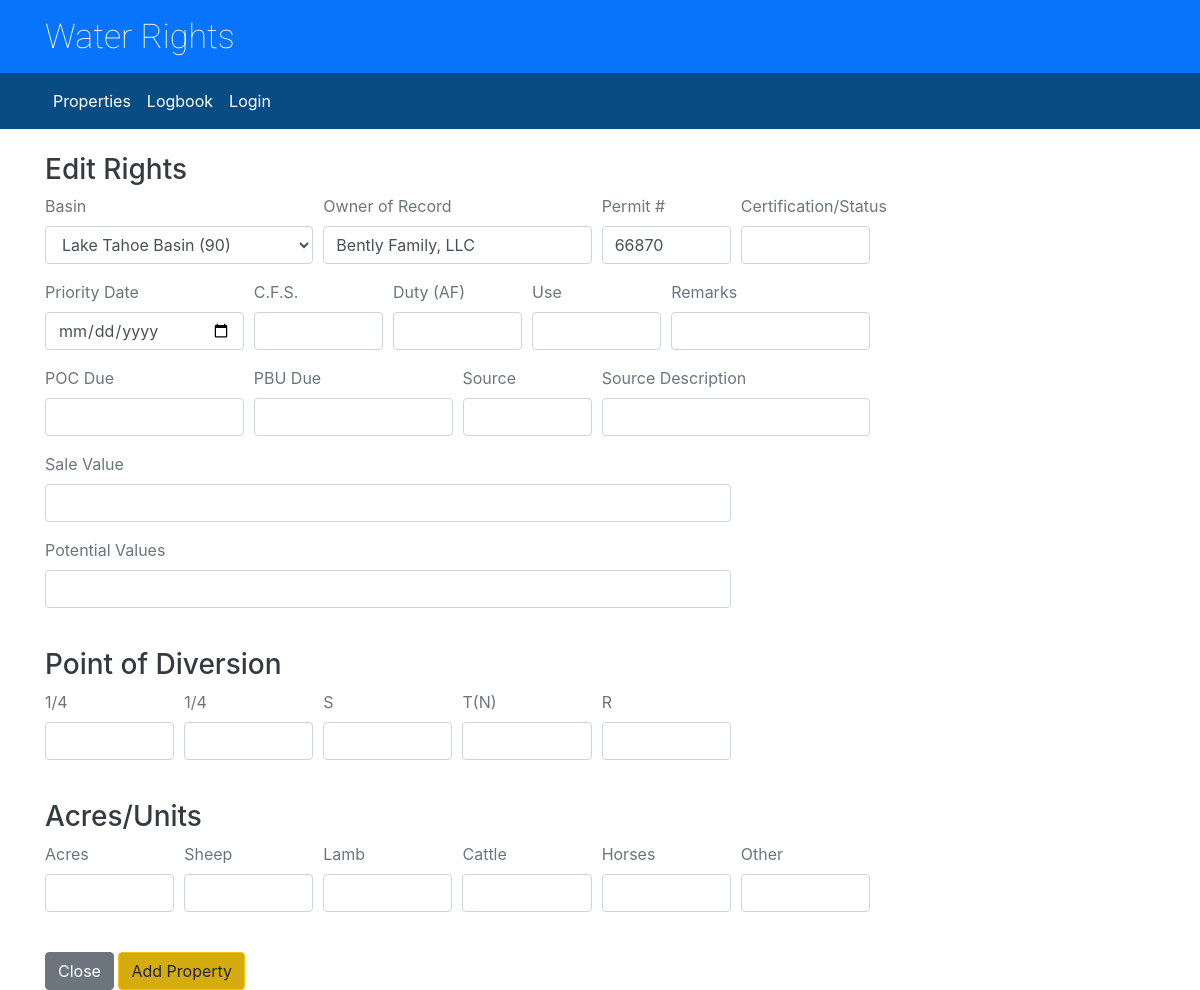
The app's page /edit_rights.html/1/ with its own data.
### permitinformation/models.py (models this page shows, shortened)
class Property(models.Model):
	basin = models.CharField('Basin', max_length=50)
	owner_of_record = models.CharField('Owner of Record', max_length=50)
	permit_num = models.CharField('Permit Number', max_length=20)
	cert_status = models.CharField('Cert./Status', max_length=20, blank=True)
	priority_date = models.DateField('Priority Date', blank=True, null=True)
	pod_1 = models.CharField('PoE 1/4', max_length=10, blank=True)
	pod_2 = models.CharField('PoE 1/4', max_length=10, blank=True)
	pod_3 = models.CharField('PoE S', max_length=10, blank=True)
	pod_4 = models.CharField('PoE T(N)', max_length=10, blank=True)
	pod_5 = models.CharField('PoE R', max_length=10, blank=True)
	unit_acres = models.CharField('Acres', max_length=10, blank=True, null=True) #FloatField?
	unit_sheep = models.IntegerField('Sheep', blank=True, null=True)
	unit_lamb = models.IntegerField('Lamb', blank=True, null=True)
	unit_cattle = models.IntegerField('Cattle', blank=True, null=True)
	unit_horses = models.IntegerField('Horses', blank=True, null=True)
	unit_other = models.CharField('Other', max_length=100, blank=True)
	cfs = models.CharField('C.F.S.', max_length=10, blank=True, null=True) #FloatField?
	duty_af = models.CharField('Duty (AF)', max_length=10, blank=True, null=True) #FloatField?
	poc_due = models.DateField('POC Due', blank=True, null=True)
	pbu_due = models.DateField('PBU Due', blank=True, null=True)
	use = models.CharField('Use', max_length=10, blank=True)
	source = models.CharField('Source', max_length=10, blank=True)
	source_description = models.CharField('Source Description', max_length=50, blank=True)
	remarks = models.CharField('Remarks', max_length=150, blank=True)
	sale_value = models.CharField('Sale Value', max_length=150, blank=True)
	potential_values = models.CharField('Potential Value', max_length=150, blank=True)
	user = models.ForeignKey(User, on_delete=models.SET_NULL, null=True)
	created_by = models.CharField('', max_length=50, blank=True)
	modified_by = models.CharField('', max_length=50, blank=True)
	create_date = models.DateTimeField('', auto_now_add=True)
	modify_date = models.DateTimeField('', auto_now=True)
	class Meta:
		verbose_name_plural = "Properties"

### permitinformation/views.py (the view)
# urls.py: path('edit_rights.html/<property_id>/', views.edit_rights, name='edit_rights'),
def edit_rights(request, property_id):
	item = Property.objects.get(pk=property_id)
	return render(request, 'edit_rights.html', {'item': item})

### permitinformation/templates/edit_rights.html (shortened to what this page needs)
{% extends 'base.html' %}
{% block content %}
<div class="row">
<div class="col-sm-9">
<h3 class="text-dark">Edit Rights</h3>
<form action="{% url 'home' %}" method="POST">
      	  <div class="form-row">
		    <div class="form-group text-secondary col-md-4">
			<label for="inputBasin">Basin</label>
			<select id="inputBasin" class="form-control" name="basin">
			    <option {% if item.basin == "Lake Tahoe Basin (90)" %}selected{% endif %}>Lake Tahoe Basin (90)</option>
			</select>
		    </div>
		    <div class="form-group text-secondary col-md-4">
		      <label for="inputOwner">Owner of Record</label>
		      <input type="text" class="form-control" id="inputOwner" value="{{ item.owner_of_record }}" name="owner_of_record">
		    </div>
		    <div class="form-group text-secondary col-md-2">
		      <label for="inputPermitNum">Permit&nbsp;#
</label>
		      <input type="text" class="form-control" id="inputPermitNum" value="{{ item.permit_num }}" name="permit_num">
		    </div>
		    <div class="form-group text-secondary col-md-2">
		      <label for="inputCert">Certification/Status</label>
		      <input type="text" class="form-control" id="inputCert" name="cert_status">
		    </div>
		  </div>
		  <div class="form-row">
		  	<div class="form-group text-secondary col-md-3">
		      <label for="inputPriorityDate">Priority Date</label>
		      <input type="date" class="form-control" name="date_field" id="dateField">
		    </div>
		    <div class="form-group text-secondary col-md-2">
		      <label for="inputCFS">C.F.S.</label>
		      <input type="text" class="form-control" id="inputCFS" name="cfs">
		    </div>
		    <div class="form-group text-secondary col-md-2">
		      <label for="inputDuty">Duty (AF)</label>
		      <input type="text" class="form-control" id="inputDuty" name="duty_af">
		    </div>
		    <div class="form-group text-secondary col-md-2">
		      <label for="inputUse">Use</label>
		      <input type="text" class="form-control" id="inputUse" name="use">
		    </div>
		    <div class="form-group text-secondary col-md-3">
		      <label for="inputRemarks">Remarks</label>
		      <input type="text" class="form-control" id="inputRemarks" name="remarks">
		    </div>
		  </div>
		  <div class="form-row">
		  	<div class="form-group text-secondary col-md-3">
		      <label for="inputPOCDue">POC Due</label>
		      <input type="text" class="form-control" id="inputPOCDue" name="poc_due">
		    </div>
		    <div class="form-group text-secondary col-md-3">
		      <label for="inputPBUDue">PBU Due</label>
		      <input type="text" class="form-control" id="inputPBUDue" name="pbu_due">
		    </div>
		    <div class="form-group text-secondary col-md-2">
		      <label for="inputSource">Source</label>
		      <input type="text" class="form-control" id="inputSource" name="source">
		    </div>
		    <div class="form-group text-secondary col-md-4">
		      <label for="inputSourceDesc">Source Description</label>
		      <input type="text" class="form-control" id="inputSourceDesc" name="source_description">
		    </div>
		  </div>
		  <div class="form-row">
		    <div class="form-group text-secondary col-md-10">
		      <label for="inputSaleValue">Sale Value</label>
		      <input type="text" class="form-control" id="inputSaleValue" name="sale_value">
		    </div>
		  </div>
		  <div class="form-row">
		    <div class="form-group text-secondary col-md-10">
		      <label for="inputPotVal">Potential Values</label>
		      <input type="text" class="form-control" id="inputPotVal" name="potential_values">
		    </div>
		  </div>
		  <br/>
		  <h3 class="text-dark">Point of Diversion</h3>
		  <div class="form-row">
		    <div class="form-group text-secondary col-md-2">
		      <label for="inputPod1">1/4</label>
		      <input type="text" class="form-control" id="inputPod1" name="pod_1">
		    </div>
		    <div class="form-group text-secondary col-md-2">
		      <label for="inputPod2">1/4</label>
		      <input type="text" class="form-control" id="inputPod2" name="pod_2">
		    </div>
		    <div class="form-group text-secondary col-md-2">
		      <label for="inputPod3">S</label>
		      <input type="text" class="form-control" id="inputPod3" name="pod_3">
		    </div>
		    <div class="form-group text-secondary col-md-2">
		      <label for="inputPod4">T(N)</label>
		      <input type="text" class="form-control" id="inputPod4" name="pod_4">
		    </div>
		    <div class="form-group text-secondary col-md-2">
		      <label for="inputPod5">R</label>
		      <input type="text" class="form-control" id="inputPod5" name="pod_5">
		    </div>
		  </div>
		  <br/>
		  <h3 class="text-dark">Acres/Units</h3>
		  <div class="form-row">
		    <div class="form-group text-secondary col-md-2">
		      <label for="inputAcres">Acres</label>
		      <input type="text" class="form-control" id="inputAcres" name="unit_acres">
		    </div>
		    <div class="form-group text-secondary col-md-2">
		      <label for="inputSheep">Sheep</label>
		      <input type="text" class="form-control" id="inputSheep" name="unit_sheep">
		    </div>
		    <div class="form-group text-secondary col-md-2">
		      <label for="inputLamb">Lamb</label>
		      <input type="text" class="form-control" id="inputLamb" name="unit_lamb">
		    </div>
		    <div class="form-group text-secondary col-md-2">
		      <label for="inputCattle">Cattle</label>
		      <input type="text" class="form-control" id="inputCattle" name="unit_cattle">
		    </div>
		    <div class="form-group text-secondary col-md-2">
		      <label for="inputHorses">Horses</label>
		      <input type="text" class="form-control" id="inputHorses" name="unit_horses">
		    </div>
		    <div class="form-group text-secondary col-md-2">
		      <label for="inputOther">Other</label>
		      <input type="text" class="form-control" id="inputOther" name="unit_other">
		    </div>
		  </div>
		  <br/>
		  <button type="button" class="btn btn-secondary" data-dismiss="modal">Close</button>
	      <button class="btn btn-warning" type="submit" style="background-color: #D4AC0D;">Add Property</button>
      	</form>
</div>
<div class="col-sm-3">
	</div>
</div>
{% endblock %}

### records on screen
Property: basin "Lake Tahoe Basin (90)", owner_of_record "Bently Family, LLC", permit_num "66870"
